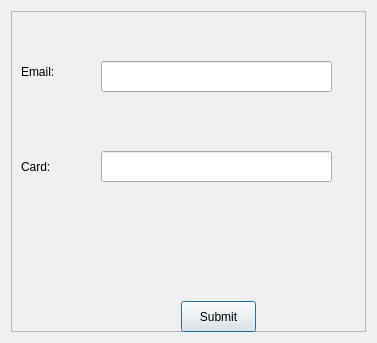
<?xml version="1.0" encoding="UTF-8"?>
<ui version="4.0">
 <class>Dialog</class>
 <widget class="QDialog" name="Dialog">
  <property name="geometry">
   <rect>
    <x>0</x>
    <y>0</y>
    <width>377</width>
    <height>343</height>
   </rect>
  </property>
  <property name="windowTitle">
   <string>Dialog</string>
  </property>
  <layout class="QHBoxLayout" name="horizontalLayout">
   <item>
    <widget class="QFrame" name="frame">
     <property name="frameShape">
      <enum>QFrame::StyledPanel</enum>
     </property>
     <property name="frameShadow">
      <enum>QFrame::Raised</enum>
     </property>
     <widget class="QLabel" name="label_7">
      <property name="geometry">
       <rect>
        <x>10</x>
        <y>40</y>
        <width>71</width>
        <height>41</height>
       </rect>
      </property>
      <property name="styleSheet">
       <string notr="true"/>
      </property>
      <property name="text">
       <string>Email:</string>
      </property>
     </widget>
     <widget class="QLineEdit" name="input_email_2">
      <property name="geometry">
       <rect>
        <x>90</x>
        <y>50</y>
        <width>231</width>
        <height>31</height>
       </rect>
      </property>
     </widget>
     <widget class="QLineEdit" name="input_card_2">
      <property name="geometry">
       <rect>
        <x>90</x>
        <y>140</y>
        <width>231</width>
        <height>31</height>
       </rect>
      </property>
      <property name="text">
       <string/>
      </property>
     </widget>
     <widget class="QLabel" name="label_10">
      <property name="geometry">
       <rect>
        <x>10</x>
        <y>140</y>
        <width>41</width>
        <height>31</height>
       </rect>
      </property>
      <property name="styleSheet">
       <string notr="true"/>
      </property>
      <property name="text">
       <string>Card:</string>
      </property>
     </widget>
     <widget class="QPushButton" name="submit_btn_2">
      <property name="geometry">
       <rect>
        <x>170</x>
        <y>290</y>
        <width>75</width>
        <height>31</height>
       </rect>
      </property>
      <property name="text">
       <string>Submit</string>
      </property>
     </widget>
    </widget>
   </item>
  </layout>
 </widget>
 <resources/>
 <connections/>
</ui>
